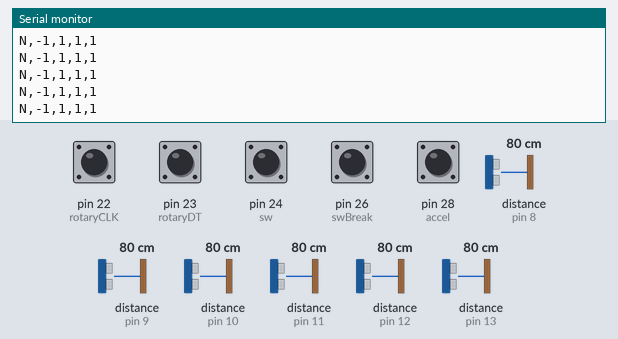
A sketch run on a simulated Arduino Mega 2560, built with avr-gcc and run on an emulated ATmega2560. Parts: the last lines printed to the serial monitor. Wiring (inferred from the names in the program): 6 × ultrasonic range finder: trigger pin 2, echo pin 8 / trigger pin 3, echo pin 9 / trigger pin 4, echo pin 10 / trigger pin 5, echo pin 11 / trigger pin 6, echo pin 12 / trigger pin 7, echo pin 13. Inputs (shaded band) come from the test bench; at power-on: pin 22 (rotaryCLK), pin 23 (rotaryDT), pin 24 (sw), pin 26 (swBreak), pin 28 (accel) HIGH, distance to the obstacle (sensors on pin 8, pin 10, pin 9, pin 11, pin 12, pin 13) 80 cm. The echo pulse lasts 58.3 µs per cm.

Above: at 1.2 s.
1.3 s: distance to the obstacle (sensor on pin 8) set to 7 cm
4.3 s: distance to the obstacle (sensor on pin 8) set to 4 cm
At 5.3 s:
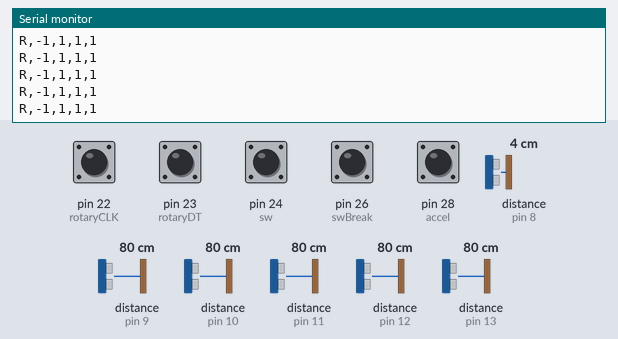
10.5 s: distance to the obstacle (sensor on pin 10) set to 94 cm
12.0 s: distance to the obstacle (sensor on pin 10) set to 102 cm
At 13.0 s:
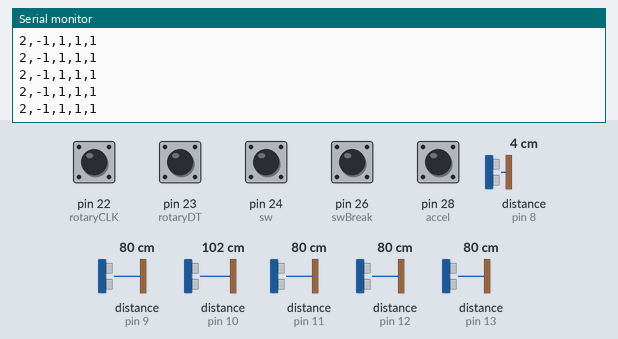

The sketch:

arduino_Project.ino
```cpp
// 초음파 센서로 1단~5단 후진을 감지
// 로터리 엔코더로 핸들이 어떻게 얼마나 돌아갔는지 감지하여 유니티 프로그램과 시리얼 통신(몇단인지도 송신하여 속도 제어)
// 버튼(추가구매 필요)을 통해 엑셀과 브레이크 제어
// 안드로이드와 블루투스 통신으로 현재 몇단인지 전송
#include <Thread.h>
#include <SoftwareSerial.h>

// 초음파 센서 핀넘버
//2,8 -> r단
//3,9 -> 1단
//4,10 -> 2단
//5,11 -> 3단
//6,12 -> 4단
//7,13 -> 5단
int sonarTrig[] = {2,3,4,5,6,7};
int sonarEcho[] = {8,9,10,11,12,13};
float distance[] = {0,0,0,0,0,0};


Thread myThread = Thread();

// 로터리 엔코더
int rotaryCLK = 22;
int rotaryDT = 23;

int oldCLK = LOW;
int oldDT = LOW;
int direction = 0;

String gear = "N"; // 1, 2, 3, 4, 5, R, N
int count = 0;
String prevGear = "N";
int prevCount = 0;

// 스위치로 시동 켜기
int sw = 24;
int swBreak = 26;
int accel = 28;

int isSwitch = 0;
int isBreak = 0;
int isAccel = 0;

//360도에 23

int getDirection() {
  int direct = 0;                 // 방향을 0으로 초기화
  int newCLK = digitalRead(rotaryCLK);  // 현재 CLK 값을 저장하는 변수
  int newDT = digitalRead(rotaryDT);    // 현재 DT 값을 저장하는 변수
  if (newCLK != oldCLK) {         // CLK 값이 변한 경우
    if (oldCLK == LOW) {          // LOW에서 HIGH로 변한 경우
      direct = oldDT * 2 - 1;     // DT 값을 이용해 direct 값 변경
    }
  }
  oldCLK = newCLK;  // oldCLK 갱신
  oldDT = newDT;    // oldDT 갱신

  return direct; // 시계방향으로 회전한 경우 -1, 반시계방향으로 회전한 경우 +1 반환
}

void changeLevel(){
  int isNeutrality = 0; // 0 중립 1 최솟값으로 계산해야하는 기어단수 2 최대값으로 계산해야하는 기어단수(노이즈로 1000이 넘는 경우 대비)
  for(int i = 0; i < 6; i++){
    digitalWrite(sonarTrig[i], LOW);
    digitalWrite(sonarEcho[i], LOW);
    delayMicroseconds(2);
    digitalWrite(sonarTrig[i], HIGH);
    delayMicroseconds(10);
    digitalWrite(sonarTrig[i], LOW);

    unsigned long duration = pulseIn(sonarEcho[i],HIGH);
    distance[i] = duration / 29.0/ 2.0;
    // Serial.print(i);
    // Serial.print(" : ");
    // Serial.println(distance[i]);
    delayMicroseconds(2000);
  }

  distance[5] -= 2;
  // Serial.println();
  for( int i = 0; i < 6; i++){
    if (distance[i] < 6){
      isNeutrality = 1;
    }
    if(distance[i] > 100){
      isNeutrality = 2;
    }
  }
  if(isNeutrality == 0){
    // Serial.println("N");
    gear = "N";
  }else{
    int minIndex = 0;
    for(int i = 1; i < 6; i++){
      if(isNeutrality == 1){
        if(distance[minIndex] > distance[i]){
        minIndex = i;
        }
      }else{
        if(distance[minIndex] < distance[i]){
        minIndex = i;
        }
      }
    }
    if(minIndex == 0){
      // Serial.println("R단");
      gear = "R";
    }else{
      // Serial.print(minIndex);
      // Serial.println("단");
      gear = String(minIndex);
    }
  }
    sendDataToBluetooth();
}

void sendDataToBluetooth(){
  if(!prevGear.equals(gear)){
    // Serial1.write(gear);
    Serial.println(gear);
    prevGear = gear;
  }

}


void setup() {
  // put your setup code here, to run once:
  pinMode(rotaryCLK, INPUT_PULLUP);
  pinMode(rotaryDT, INPUT_PULLUP);

  for(int i = 0; i < 6; i++){
    pinMode(sonarTrig[i], OUTPUT);
    pinMode(sonarEcho[i], INPUT);
  }

  digitalWrite(rotaryDT,HIGH);
  Serial.begin(9600);
  Serial1.begin(9600);// 18,19
  // myThread.onRun(clacDirection);
  // myThread.setInterval(500);
  myThread.onRun(changeLevel);
  myThread.setInterval(100);

  pinMode(sw, INPUT_PULLUP);
  pinMode(swBreak, INPUT_PULLUP);
  pinMode(accel, INPUT_PULLUP);

}

void SerialSend(){
  // if(prevCount != count || !prevGear.equals(gear)){
    Serial.print(gear);
    Serial.print(",");
    Serial.print(count);
    Serial.print(",");
    Serial.print(isSwitch);
    Serial.print(",");
    Serial.print(isAccel);
    Serial.print(",");
    Serial.println(isBreak);
    prevCount = count;
    prevGear = gear;

  // }
}

void loop() {
  // put your main code here, to run repeatedly:
  if(myThread.shouldRun()) myThread.run();
  direction = getDirection();
  count += direction  ;
  isSwitch = digitalRead(sw);
  isBreak = digitalRead(swBreak);
  isAccel = digitalRead(accel);
  SerialSend();
  // Serial.println(count);
  // 스위치 시동

}
```

Measured:
- the behaviour switches between 6 and 5 cm on distance to the obstacle (sensor on pin 8) (found by bisection; images 0 and 1)
- the behaviour switches between 99 and 100 cm on distance to the obstacle (sensor on pin 10) (found by bisection; images 1 and 2)
- after the input at 4.3 s, the serial monitor: prints a new line after 0.07 s (image 1)
- after the input at 12.0 s, the serial monitor: prints a new line after 0.13 s (image 2)
